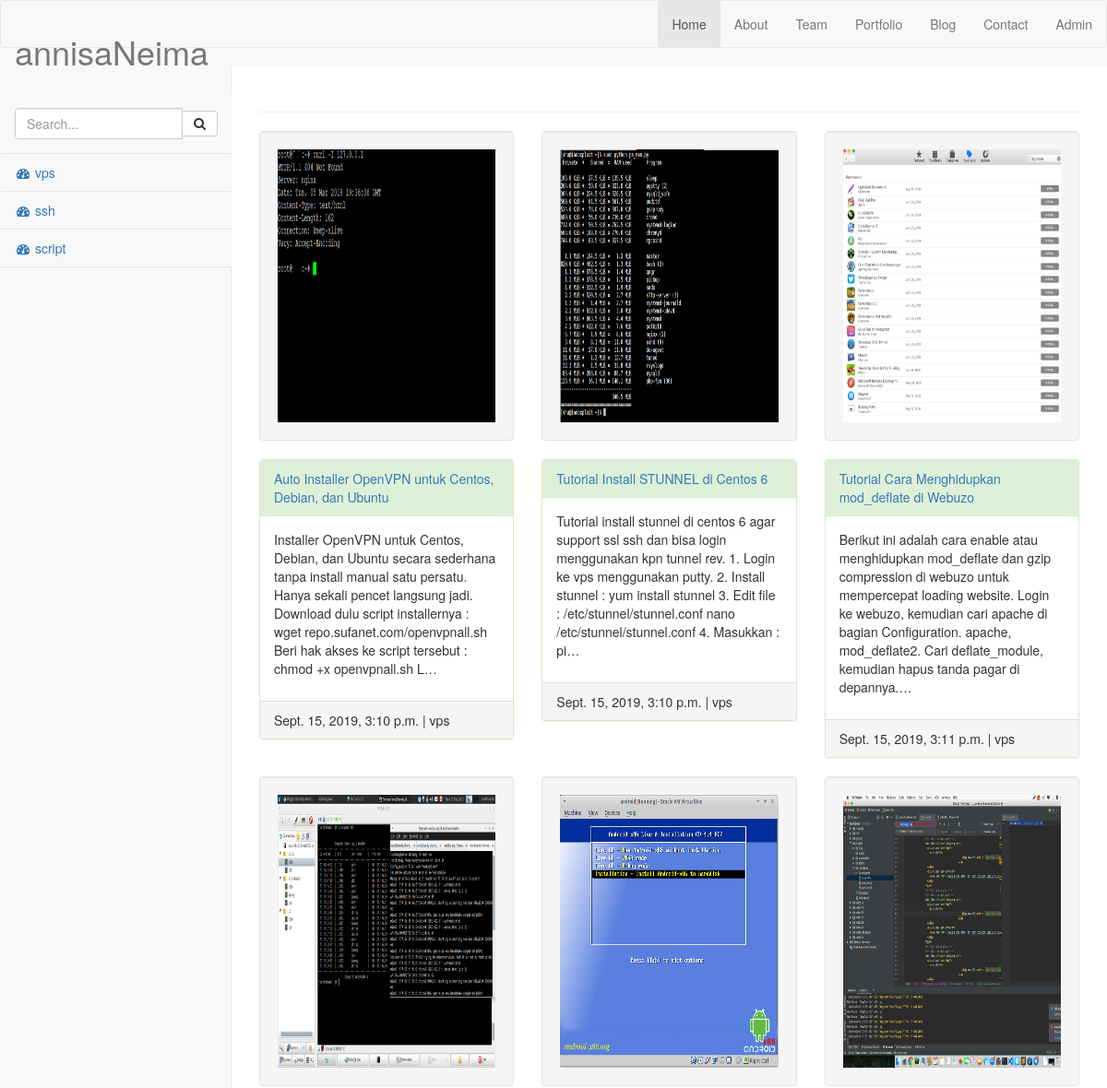
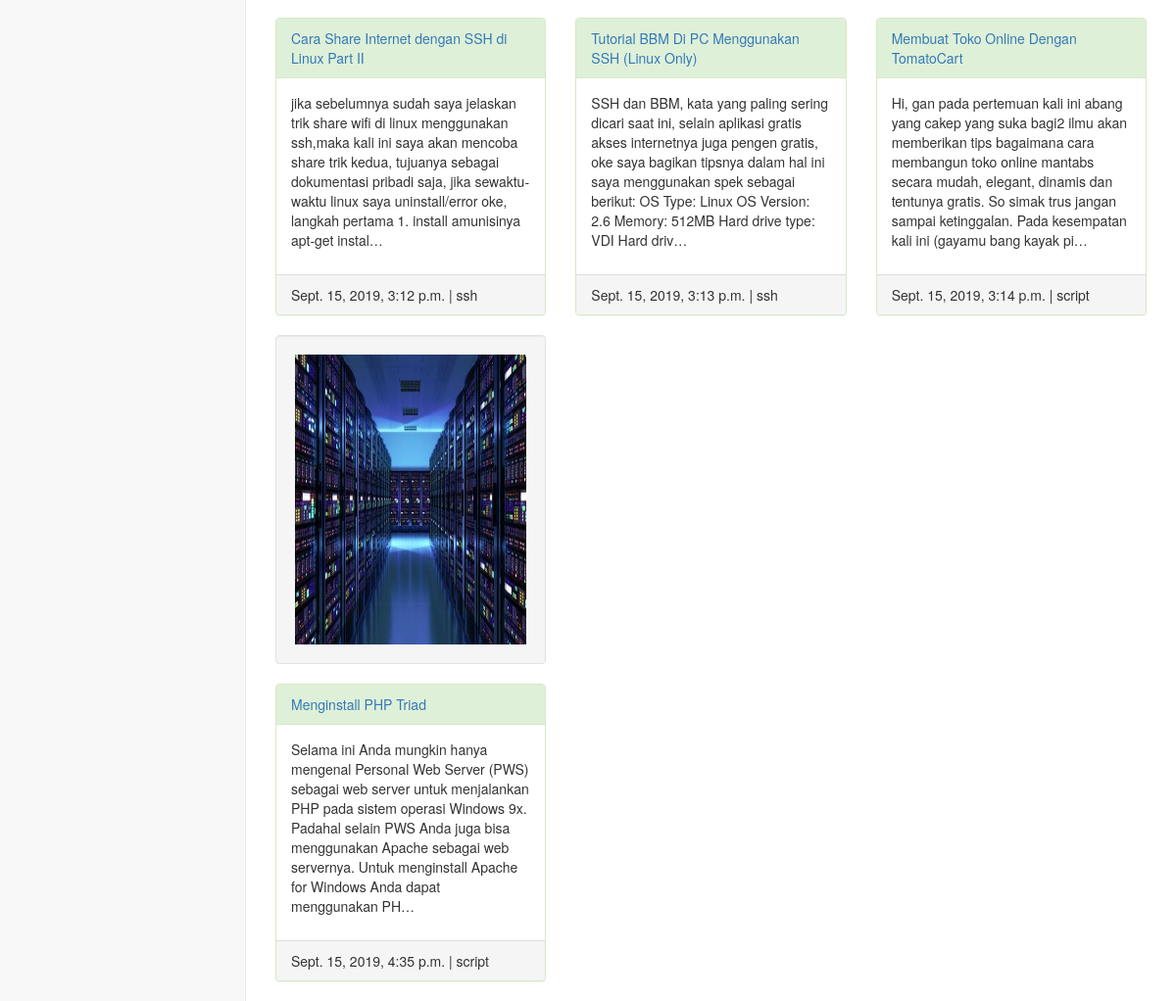
The page / on the database its author committed (2 pictures, top to bottom).
### blog/models.py (models this page shows, shortened)
class Post(models.Model):
    title = models.CharField(max_length=255)
    body = models.TextField()
    cover = models.ImageField(upload_to='images/')
    category = models.CharField(max_length=100)
    slug = models.SlugField(blank=True, editable=False)
    publish = models.DateTimeField(auto_now_add=True)
    update = models.DateTimeField(auto_now=True)

### macbook/views.py (the view)
# urls.py: url(r'^$', views.index, name='index'),
def index(request):
    post = Post.objects.all();
    categories = Post.objects.values('category').distinct();
    context = {
        'judul': 'Kelas Terbuka',
        'postingIndex':post,
        'categoriesIndex': categories,
    }
    return render(request, 'index.html', context)

### templates/index.html (shortened to what this page needs)
{% extends 'base.html' %}
{% load static %}
{% block mainPost %}
        {%  for post in postingIndex %}
                <div class="col-lg-4">
                <div class="well">
                    <img src="{{ post.cover.url }}" alt="{{ post.title }}" style="height: 37%; width: 100%;">
                </div>
                    <div class="panel panel-success">
                        <div class="panel-heading">
                            <a href="blog/post/{{ post.slug }}">{{post.title}}</a>
                        </div>
                        <div class="panel-body">
                            <p>{{ post.body|truncatechars:277|safe}}</p>
                        </div>
                        <div class="panel-footer">
                            {{ post.update}} | {{ post.category }}
                        </div>
                    </div>
                </div>
    {% endfor %}
                {% endblock mainPost %}

### rows shown on the page
Post: cover (picture), title "Auto Installer OpenVPN untuk Centos, Debian, dan Ubuntu", body "Installer OpenVPN untuk Centos, Debian, dan Ubuntu secara sederhana tanpa install manual satu persatu. Hanya sekali pencet langsung jadi. Download dulu script installernya : wget repo.sufanet.com/openvpnall.sh Beri hak akses ke script tersebut : chmod +x openvpnall.sh L…", update "Sept. 15, 2019, 3:10 p.m.", category "vps"
Post: cover (picture), title "Tutorial Install STUNNEL di Centos 6", body "Tutorial install stunnel di centos 6 agar support ssl ssh dan bisa login menggunakan kpn tunnel rev. 1. Login ke vps menggunakan putty. 2. Install stunnel : yum install stunnel 3. Edit file : /etc/stunnel/stunnel.conf nano /etc/stunnel/stunnel.conf 4. Masukkan : pi…", update "Sept. 15, 2019, 3:10 p.m.", category "vps"
Post: cover (picture), title "Tutorial Cara Menghidupkan mod_deflate di Webuzo", body "Berikut ini adalah cara enable atau menghidupkan mod_deflate dan gzip compression di webuzo untuk mempercepat loading website. Login ke webuzo, kemudian cari apache di bagian Configuration. apache, mod_deflate2. Cari deflate_module, kemudian hapus tanda pagar di depannya.…", update "Sept. 15, 2019, 3:11 p.m.", category "vps"
Post: cover (picture), title "Cara Share Internet dengan SSH di Linux Part II", body "jika sebelumnya sudah saya jelaskan trik share wifi di linux menggunakan ssh,maka kali ini saya akan mencoba share trik kedua, tujuanya sebagai dokumentasi pribadi saja, jika sewaktu-waktu linux saya uninstall/error oke, langkah pertama 1. install amunisinya apt-get instal…", update "Sept. 15, 2019, 3:12 p.m.", category "ssh"
Post: cover (picture), title "Tutorial BBM Di PC Menggunakan SSH (Linux Only)", body "SSH dan BBM, kata yang paling sering dicari saat ini, selain aplikasi gratis akses internetnya juga pengen gratis, oke saya bagikan tipsnya dalam hal ini saya menggunakan spek sebagai berikut: OS Type: Linux OS Version: 2.6 Memory: 512MB Hard drive type: VDI Hard driv…", update "Sept. 15, 2019, 3:13 p.m.", category "ssh"
Post: cover (picture), title "Membuat Toko Online Dengan TomatoCart", body "Hi, gan pada pertemuan kali ini abang yang cakep yang suka bagi2 ilmu akan memberikan tips bagaimana cara membangun toko online mantabs secara mudah, elegant, dinamis dan tentunya gratis. So simak trus jangan sampai ketinggalan. Pada kesempatan kali ini (gayamu bang kayak pi…", update "Sept. 15, 2019, 3:14 p.m.", category "script"
Post: cover (picture), title "Menginstall PHP Triad", body "Selama ini Anda mungkin hanya mengenal Personal Web Server (PWS) sebagai web server untuk menjalankan PHP pada sistem operasi Windows 9x. Padahal selain PWS Anda juga bisa menggunakan Apache sebagai web servernya. Untuk menginstall Apache for Windows Anda dapat menggunakan PH…", update "Sept. 15, 2019, 4:35 p.m.", category "script"

### other values the page prints
{{ label.category }} "vps" "ssh" "script"
